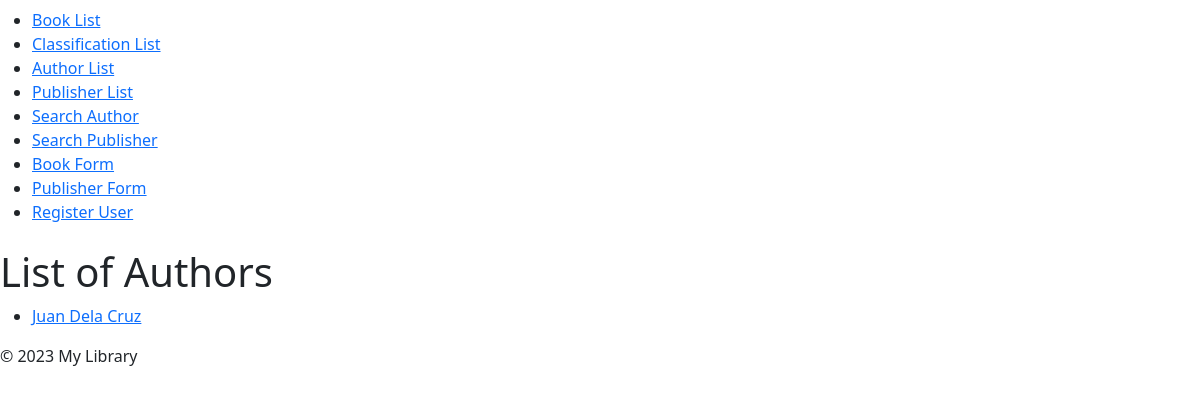
The app's page /authors/, older data.
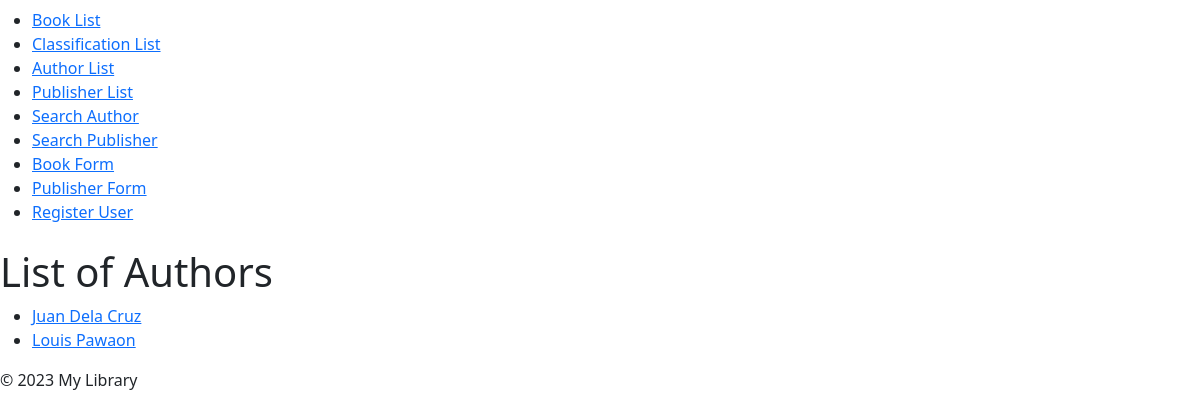
The same page, newer data.
### exercises/models.py (models this page shows)
class Author (models.Model):
    first_name = models.CharField(max_length=30)
    last_name = models.CharField(max_length=30)
    email = models.EmailField(verbose_name="e-mail")
    class Meta:
        verbose_name = _("Author")
        verbose_name_plural = _("Authors")
    def __str__(self):
        return f"{self.first_name} {self.last_name}"

### exercises/views.py (the view)
# urls.py: path('authors/', author_list, name='author_list'),
def author_list(request):
    authors = Author.objects.all()
    return render(request, 'author_list.html', {'authors': authors})

### exercises/templates/author_list.html (shortened to what this page needs)
{% extends 'base.html' %}
{% block content %}
  <h1>List of Authors</h1>
  <ul>
    {% for author in authors %}
      <li><a href="{% url 'author_detail' author.id %}">{{ author}}</a></li>
    {% empty %}
      <li>No authors to display.</li>
    {% endfor %}
  </ul>
{% endblock %}

Row changes from the older to the newer data that the page shows:
added Author: first_name+last_name "Louis Pawaon"
